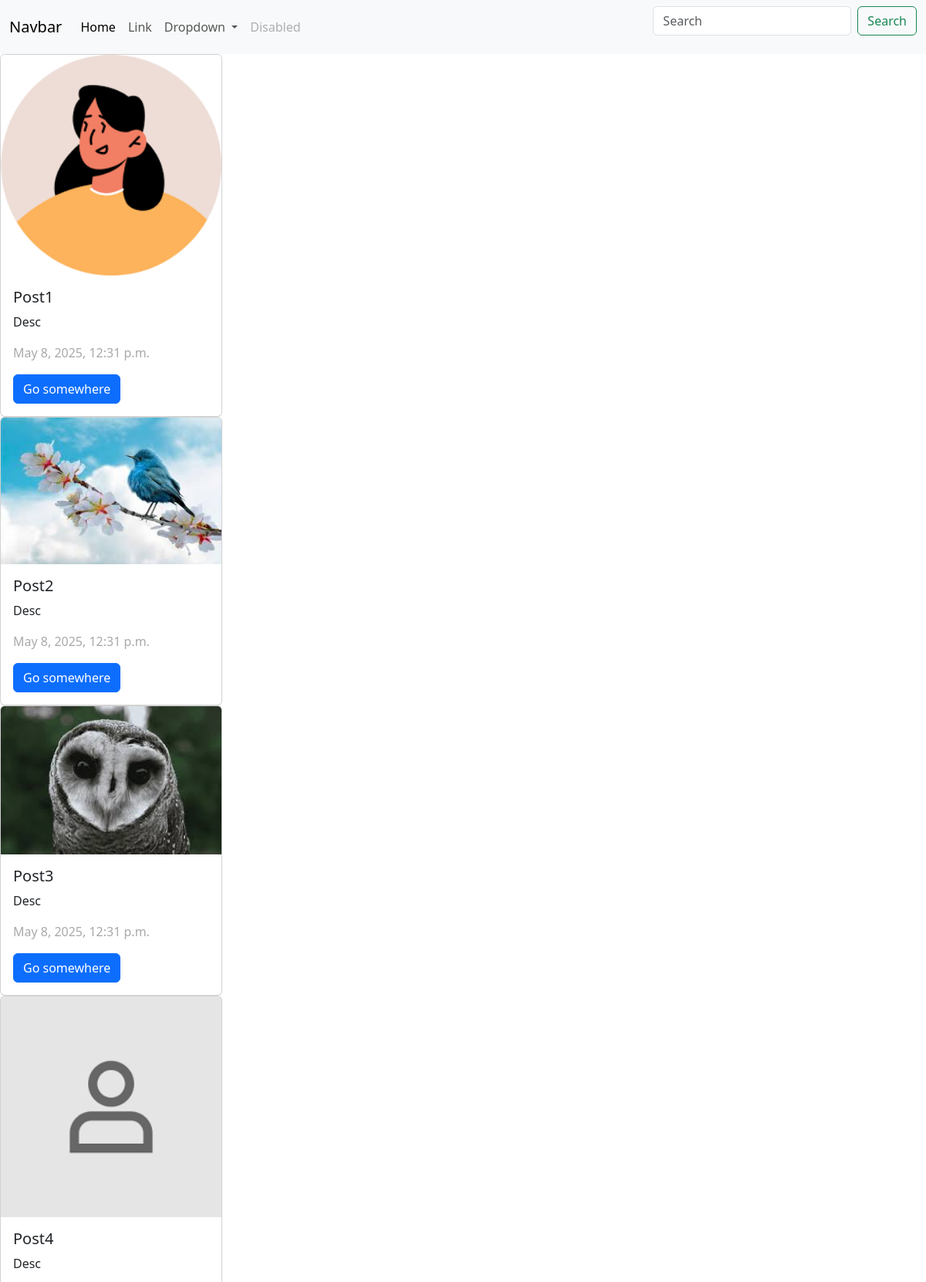
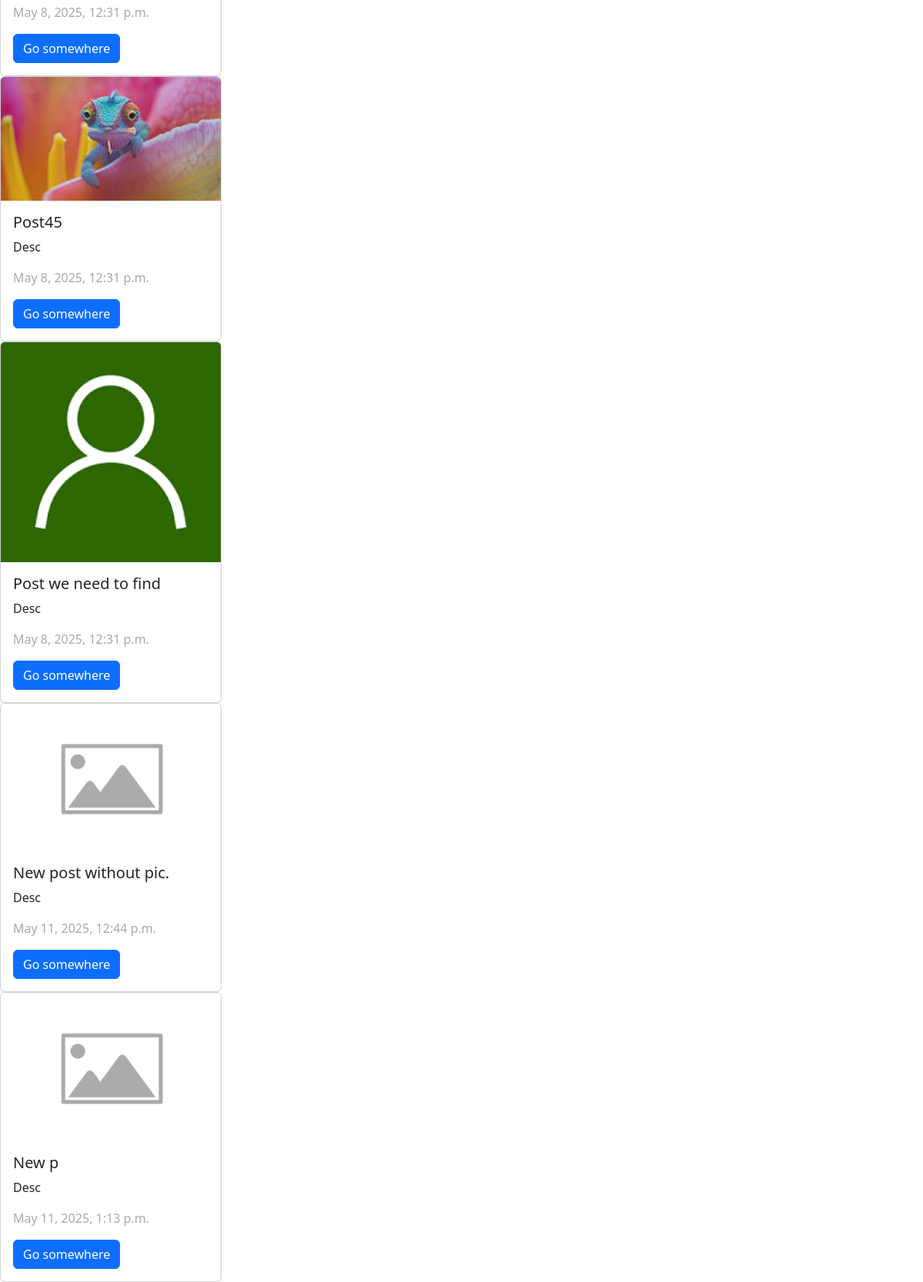
/posts/, run on the app's committed database (2 pictures, top to bottom).
### posts/models.py (models this page shows, shortened)
class Post(models.Model):
    image = models.ImageField(upload_to="post_images/", null=True, blank=True)
    title = models.CharField(max_length=256)
    content = models.CharField(max_length=556)
    rate = models.IntegerField(null=True)
    category = models.ForeignKey(Category, on_delete=models.CASCADE, null=True)
    tags = models.ManyToManyField(Tag, blank=True)
    created_at = models.DateTimeField(auto_now_add=True, null=True)
    updated_at = models.DateTimeField(auto_now=True, null=True)

### posts/views.py (the view)
# urls.py: path('posts/', post_list_view),
def post_list_view(request):
    posts = Post.objects.all()
    return render(request, "posts/post_list.html", context={'posts':posts})

### templates/posts/post_list.html
{%extends 'base.html'%}
{%block content%}
{% load static %}
{%for post in posts%}
<div class="card" style="width: 18rem;">
    {% if post.image %}
    <img src="{{post.image.url}}" class="card-img-top" alt="...">
    {% else %}
    <img src="{% static 'placeholder.png' %}" class="card-img-top" alt="...">
    {% endif %}
    <div class="card-body">
      <h5 class="card-title">{{post.title}}</h5>
      <p class="=card-text">{{post.content}}</p>
      <p class="card-text", style="color: darkgrey;">{{post.created_at}}</p>
      <a href="#" class="btn btn-primary">Go somewhere</a>
    </div>
  </div>
{%endfor%}
{%endblock%}

### data on the page
Post: image (picture), title "Post1", content "Desc", created_at "May 8, 2025, 12:31 p.m."
Post: image (picture), title "Post2", content "Desc", created_at "May 8, 2025, 12:31 p.m."
Post: image (picture), title "Post3", content "Desc", created_at "May 8, 2025, 12:31 p.m."
Post: image (picture), title "Post4", content "Desc", created_at "May 8, 2025, 12:31 p.m."
Post: image (picture), title "Post45", content "Desc", created_at "May 8, 2025, 12:31 p.m."
Post: image (picture), title "Post we need to find", content "Desc", created_at "May 8, 2025, 12:31 p.m."
Post: title "New post without pic.", content "Desc", created_at "May 11, 2025, 12:44 p.m."
Post: title "New p", content "Desc", created_at "May 11, 2025, 1:13 p.m."
